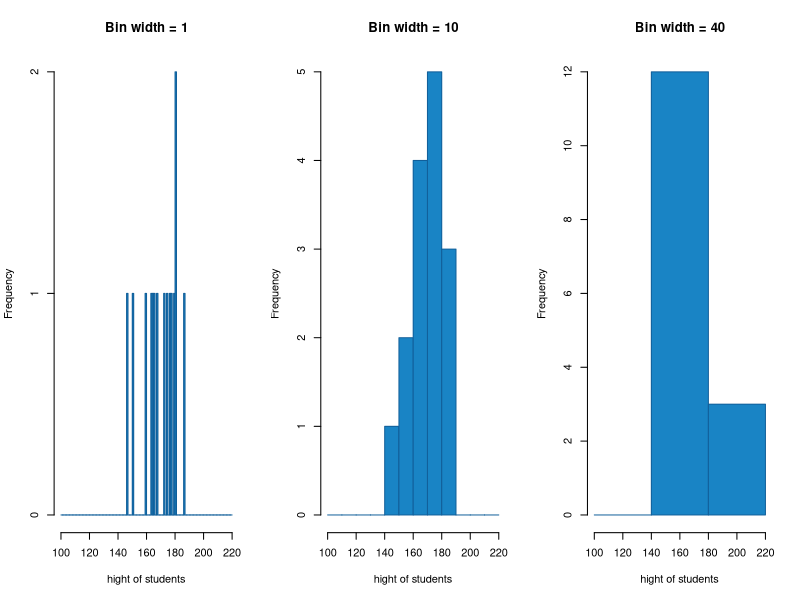

This figure's R source:
# Histogram different block size ----

#png(file = "04_Histogram_variants.png", units="in", width=7, height=3, res=300)
MyColoes = c("#115f9a", "#1984c5", "#22a7f0", "#48b5c4", "#76c68f", "#a6d75b", "#c9e52f", "#d0ee11", "#d0f400")

set.seed(50) # 
x <- rnorm(15, mean=172, sd=15)
blocks <- seq(100, 220, by=10) # how do we split the data

par(mfrow=c(1,3)) # make 2x2 plots

blocks <- seq(100, 220, by=1) # how do we split the data
hist(x, breaks = blocks, 
     xlab="hight of students", 
     main="Bin width = 1",
     border = MyColoes[1],
     col = MyColoes[2])

blocks <- seq(100, 220, by=10) # how do we split the data
hist(x, breaks = blocks, 
     xlab="hight of students", 
     main="Bin width = 10",
     border = MyColoes[1],
     col = MyColoes[2])

blocks <- seq(100, 220, by=40) # how do we split the data
hist(x, breaks = blocks, 
     xlab="hight of students", 
     main="Bin width = 40",
     border = MyColoes[1],
     col = MyColoes[2])

#dev.off()
# ----
